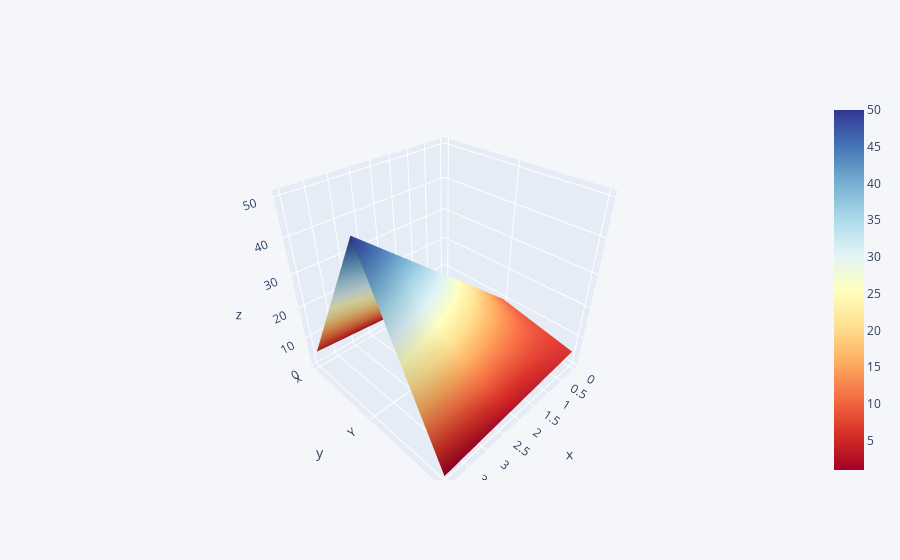

This figure's notebook cell:
### Code cell
df3.iplot(kind="surface", colorscale="rdylbu")

### Figure 1 — Plotly figure (JSON) as saved in the notebook; plotly's stock layout.template omitted (floating-point values rounded to 4 significant figures)
{"data": [{"colorscale": [[0, "rgb(165,0,38)"], [0.1, "rgb(215,48,39)"], [0.2, "rgb(244,109,67)"], [0.3, "rgb(253,174,97)"], [0.4, "rgb(254,224,144)"], [0.5, "rgb(255,255,191)"], [0.6, "rgb(224,243,248)"], [0.7, "rgb(171,217,233)"], [0.8, "rgb(116,173,209)"], [0.9, "rgb(69,117,180)"], [1, "rgb(49,54,149)"]], "type": "surface", "x": [0, 1, 2, 3, 4], "y": ["x", "Y", "Z"], "z": [[1, 2, 3, 4, 5], [10, 20, 30, 40, 50], [5, 4, 3, 2, 1]]}], "layout": {"legend": {"bgcolor": "#F5F6F9", "font": {"color": "#4D5663"}}, "paper_bgcolor": "#F5F6F9", "plot_bgcolor": "#F5F6F9", "title": {"font": {"color": "#4D5663"}}, "xaxis": {"gridcolor": "#E1E5ED", "showgrid": true, "tickfont": {"color": "#4D5663"}, "title": {"font": {"color": "#4D5663"}, "text": ""}, "zerolinecolor": "#E1E5ED"}, "yaxis": {"gridcolor": "#E1E5ED", "showgrid": true, "tickfont": {"color": "#4D5663"}, "title": {"font": {"color": "#4D5663"}, "text": ""}, "zerolinecolor": "#E1E5ED"}}}
